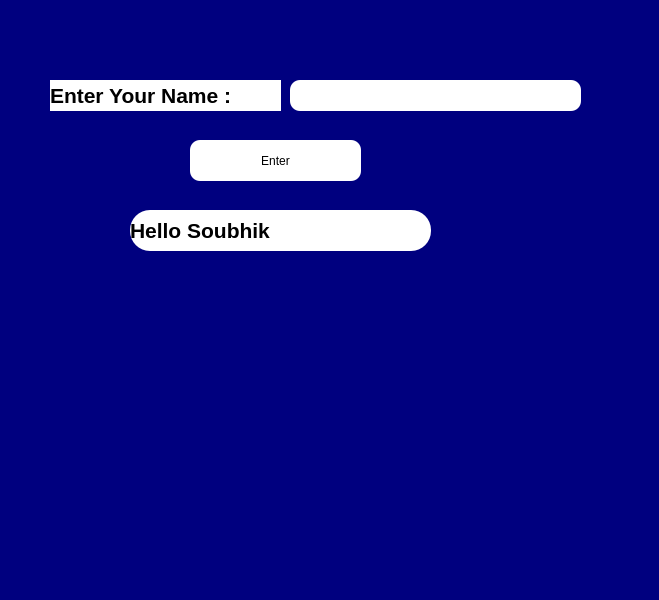
<?xml version="1.0" encoding="UTF-8"?>
<ui version="4.0">
 <class>MainWindow</class>
 <widget class="QMainWindow" name="MainWindow">
  <property name="geometry">
   <rect>
    <x>0</x>
    <y>0</y>
    <width>659</width>
    <height>600</height>
   </rect>
  </property>
  <property name="windowTitle">
   <string>MainWindow</string>
  </property>
  <property name="styleSheet">
   <string notr="true">background:rgb(0, 0, 127)</string>
  </property>
  <widget class="QWidget" name="centralwidget">
   <widget class="QLabel" name="label">
    <property name="geometry">
     <rect>
      <x>50</x>
      <y>80</y>
      <width>231</width>
      <height>31</height>
     </rect>
    </property>
    <property name="font">
     <font>
      <pointsize>16</pointsize>
      <weight>75</weight>
      <bold>true</bold>
     </font>
    </property>
    <property name="focusPolicy">
     <enum>Qt::TabFocus</enum>
    </property>
    <property name="toolTip">
     <string>background:pink</string>
    </property>
    <property name="styleSheet">
     <string notr="true">background:rgb(255, 255, 255);
background-border-radius:60px;</string>
    </property>
    <property name="text">
     <string>Enter Your Name : </string>
    </property>
   </widget>
   <widget class="QLineEdit" name="lineEdit">
    <property name="geometry">
     <rect>
      <x>290</x>
      <y>80</y>
      <width>291</width>
      <height>31</height>
     </rect>
    </property>
    <property name="styleSheet">
     <string notr="true">background-color: rgb(255, 255, 255);
border-radius:10px;
border-width:5px;</string>
    </property>
   </widget>
   <widget class="QPushButton" name="pushButton">
    <property name="geometry">
     <rect>
      <x>190</x>
      <y>140</y>
      <width>171</width>
      <height>41</height>
     </rect>
    </property>
    <property name="styleSheet">
     <string notr="true">background-color: rgb(255, 255, 255);
font: 75 16pt &quot;MS Shell Dlg 2&quot;;
font: 75 12pt &quot;MS Shell Dlg 2&quot;;
font: 75 16pt &quot;MS Shell Dlg 2&quot;;
border-radius:10px;
border-width:50px;</string>
    </property>
    <property name="text">
     <string>Enter</string>
    </property>
    <property name="autoRepeat">
     <bool>false</bool>
    </property>
   </widget>
   <widget class="QLabel" name="label_2">
    <property name="geometry">
     <rect>
      <x>130</x>
      <y>210</y>
      <width>301</width>
      <height>41</height>
     </rect>
    </property>
    <property name="font">
     <font>
      <pointsize>16</pointsize>
      <weight>75</weight>
      <bold>true</bold>
     </font>
    </property>
    <property name="focusPolicy">
     <enum>Qt::TabFocus</enum>
    </property>
    <property name="toolTip">
     <string>background:pink</string>
    </property>
    <property name="styleSheet">
     <string notr="true">background:rgb(255, 255, 255);
border-radius:20px;
border-width:5px;</string>
    </property>
    <property name="text">
     <string>Hello Soubhik</string>
    </property>
   </widget>
  </widget>
  <widget class="QMenuBar" name="menubar">
   <property name="geometry">
    <rect>
     <x>0</x>
     <y>0</y>
     <width>659</width>
     <height>21</height>
    </rect>
   </property>
  </widget>
 </widget>
 <resources/>
 <connections/>
</ui>
